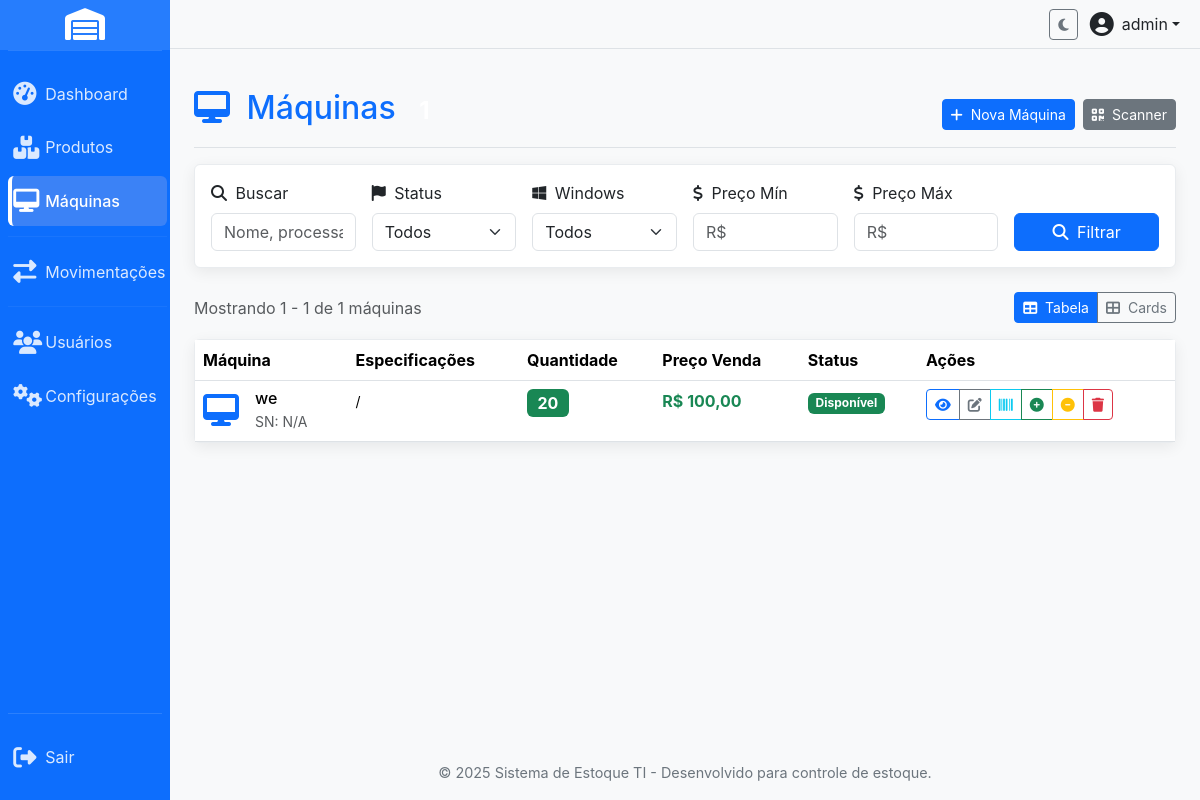
Before: /ready_machines.php (signed in) with the older database file.
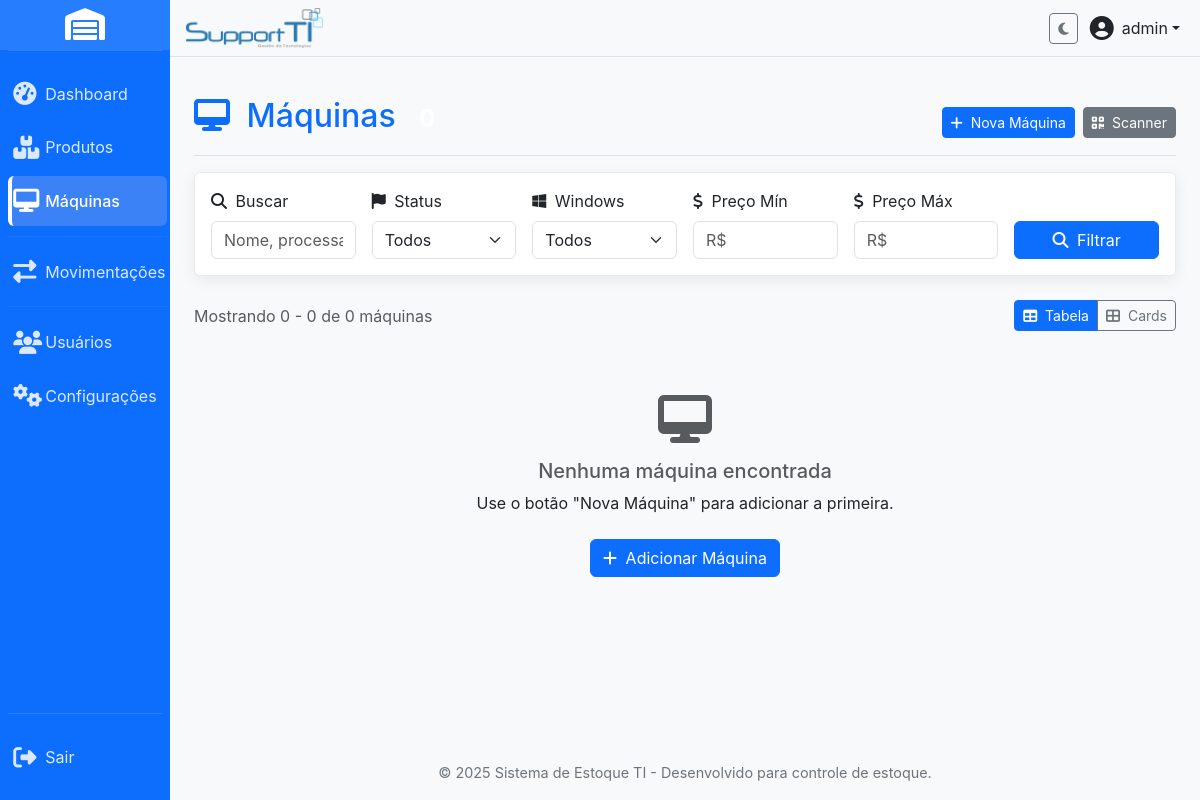
After: the same page with the newer database file.
### tables this page shows
CREATE TABLE IF NOT EXISTS `ready_machines` (
  `id` int(11) NOT NULL AUTO_INCREMENT,
  `name` varchar(255) NOT NULL,
  `description` text DEFAULT NULL,
  `category_id` int(11) DEFAULT NULL,
  `processor` varchar(255) DEFAULT NULL,
  `memory` varchar(255) DEFAULT NULL,
  `storage` varchar(255) DEFAULT NULL,
  `graphics` varchar(255) DEFAULT NULL,
  `motherboard` varchar(255) DEFAULT NULL,
  `power_supply` varchar(255) DEFAULT NULL,
  `case_type` varchar(255) DEFAULT NULL,
  `specifications` text DEFAULT NULL,
  `sale_price` decimal(12,2) DEFAULT NULL,
  `cost_price` decimal(12,2) DEFAULT NULL,
  `serial_number` varchar(100) DEFAULT NULL,
  `barcode` varchar(100) DEFAULT NULL,
  `qr_code` varchar(100) DEFAULT NULL,
  `quantity` int(11) NOT NULL DEFAULT 1,
  `status` varchar(50) DEFAULT 'available',
  `location` varchar(100) DEFAULT NULL,
  `image` varchar(255) DEFAULT NULL,
  `notes` text DEFAULT NULL,
  `windows_10_compatible` tinyint(1) DEFAULT 0,
  `windows_11_compatible` tinyint(1) DEFAULT 0,
  `created_at` timestamp NOT NULL DEFAULT current_timestamp(),
  `updated_at` timestamp NOT NULL DEFAULT current_timestamp() ON UPDATE current_timestamp(),
  PRIMARY KEY (`id`),
  UNIQUE KEY `serial_number` (`serial_number`),
  UNIQUE KEY `barcode` (`barcode`),
  UNIQUE KEY `qr_code` (`qr_code`),
  KEY `fk_machine_category` (`category_id`)
);

### config.php (called while the page is built, shortened)
<?php
function getConnection() {
    static $pdo = null;
    if ($pdo === null) {
        try {
            $dsn = "mysql:host=" . DB_HOST . ";dbname=" . DB_NAME . ";charset=" . DB_CHARSET;
            $options = [
                PDO::ATTR_ERRMODE            => PDO::ERRMODE_EXCEPTION,
                PDO::ATTR_DEFAULT_FETCH_MODE => PDO::FETCH_ASSOC,
                PDO::ATTR_EMULATE_PREPARES   => false,
            ];
            $pdo = new PDO($dsn, DB_USER, DB_PASS, $options);
        } catch (PDOException $e) {
            error_log("Erro de conexão com o banco de dados: " . $e->getMessage());
            die("Erro de conexão com o banco de dados. Verifique as configurações em config.php e se o serviço MySQL está em execução.");
        }
    }
    return $pdo;
}
$system_settings_defaults = [
    "system_name" => "Sistema de Estoque TI",
    "company_name" => "Sua Empresa",
    "company_slogan" => "Controle total do seu estoque",
    "theme_color" => "blue",
];
try {
    $pdo = getConnection();
    $pdo->exec("CREATE TABLE IF NOT EXISTS system_settings (
        id INT AUTO_INCREMENT PRIMARY KEY,
        setting_key VARCHAR(100) UNIQUE NOT NULL,
        setting_value TEXT
    )");
    $stmt = $pdo->query("SELECT setting_key, setting_value FROM system_settings");
    $db_settings = $stmt->fetchAll(PDO::FETCH_KEY_PAIR);
    $system_settings = array_merge($system_settings_defaults, $db_settings);
} catch (PDOException $e) {
    error_log("Erro ao carregar configurações do banco: " . $e->getMessage());
    $system_settings = $system_settings_defaults;
}
function isLoggedIn() {
    return isset($_SESSION["user_id"]) && !empty($_SESSION["user_id"]);
}
?>

### ready_machines.php (the view, shortened to what the changed rows need)
<?php
require_once 'config.php';
$view_mode = $_GET['view'] ?? 'table';
$page = max(1, intval($_GET['page'] ?? 1));
$per_page = 20;
$offset = ($page - 1) * $per_page;
$where_conditions = [];
$params = [];
$where_clause = !empty($where_conditions) ? 'WHERE ' . implode(' AND ', $where_conditions) : '';
try {
    $pdo = getConnection();
    $count_sql = "SELECT COUNT(*) as total FROM ready_machines $where_clause";
    $count_stmt = $pdo->prepare($count_sql);
    $count_stmt->execute($params);
    $total_machines = $count_stmt->fetch()['total'];
    $sql = "SELECT * FROM ready_machines $where_clause ORDER BY created_at DESC LIMIT $per_page OFFSET $offset";
    $stmt = $pdo->prepare($sql);
    $stmt->execute($params);
    $machines = $stmt->fetchAll();
} catch (PDOException $e) {
    error_log("Erro ao buscar máquinas: " . $e->getMessage());
    $machines = [];
    $total_machines = 0;
    $total_pages = 0;
}
function getMachineStatusBadgeClass($status) { $classes = ['available' => 'bg-success', 'sold' => 'bg-secondary', 'reserved' => 'bg-warning text-dark', 'maintenance' => 'bg-info text-dark', 'testing' => 'bg-primary', 'removed' => 'bg-danger']; return $classes[$status] ?? 'bg-secondary'; }
function getMachineStatusText($status) { $texts = ['available' => 'Disponível', 'sold' => 'Vendida/Esgotada', 'reserved' => 'Reservada', 'maintenance' => 'Manutenção', 'testing' => 'Em Teste', 'removed' => 'Removida']; return $texts[$status] ?? ucfirst($status); }
function getQuantityBadgeClass($quantity) { if ($quantity <= 0) return 'bg-danger'; if ($quantity < 3) return 'bg-warning text-dark'; return 'bg-success'; }
?>
<?php include 'includes/header.php'; ?>
<div class="d-flex justify-content-between flex-wrap flex-md-nowrap align-items-center pt-3 pb-2 mb-3 border-bottom">
    <h1 class="h2 text-primary-custom"><i class="fas fa-desktop me-2"></i> Máquinas<span class="badge badge-custom-secondary ms-2"><?php echo number_format($total_machines); ?></span></h1>
</div>
<div class="d-flex justify-content-between align-items-center mb-3">
    <div><span class="text-muted">Mostrando <?php echo min($offset + 1, $total_machines); ?> - <?php echo min($offset + $per_page, $total_machines); ?> de <?php echo number_format($total_machines); ?> máquinas</span></div>
</div>
<?php if (empty($machines)): ?>
    <div class="text-center py-5">
        <i class="fas fa-desktop fa-3x text-muted mb-3"></i>
        <h5 class="text-muted">Nenhuma máquina encontrada</h5>
        <p>Use o botão "Nova Máquina" para adicionar a primeira.</p>
        <a href="add_machine.php" class="btn btn-primary-custom mt-2"><i class="fas fa-plus me-1"></i> Adicionar Máquina</a>
    </div>
<?php else: ?>
    <?php if ($view_mode === 'table'): ?>
        <div class="card card-custom">
            <div class="card-body p-0">
                <div class="table-responsive">
                    <table class="table table-hover mb-0">
                        <thead class="table-header-custom">
                            <tr><th>Máquina</th><th>Especificações</th><th>Quantidade</th><th>Preço Venda</th><th>Status</th><th>Ações</th></tr>
                        </thead>
                        <tbody>
                        <?php foreach ($machines as $machine): ?>
                            <tr>
                                <td>
                                    <div class="d-flex align-items-center">
                                        <div class="machine-icon me-3"><i class="fas fa-desktop fa-2x text-primary-custom"></i></div>
                                        <div>
                                            <h6 class="mb-0"><?php echo htmlspecialchars($machine['name']); ?></h6>
                                            <small class="text-muted">SN: <?php echo htmlspecialchars($machine['serial_number'] ?: 'N/A'); ?></small>
                                        </div>
                                    </div>
                                </td>
                                <td><small><?php echo htmlspecialchars($machine['processor'] . ' / ' . $machine['memory']); ?></small></td>
                                <td><span class="badge <?php echo getQuantityBadgeClass($machine['quantity']); ?> fs-6"><?php echo $machine['quantity']; ?></span></td>
                                <td><?php if ($machine['sale_price']): ?><strong class="text-success">R$ <?php echo number_format($machine['sale_price'], 2, ',', '.'); ?></strong><?php else: ?><span class="text-muted">-</span><?php endif; ?></td>
                                <td><span class="badge <?php echo getMachineStatusBadgeClass($machine['status']); ?>"><?php echo getMachineStatusText($machine['status']); ?></span></td>
                                <td>
                                    <div class="btn-group btn-group-sm">
                                        <button type="button" class="btn btn-outline-primary" onclick="openActionModal('view_machine.php?id=<?php echo $machine['id']; ?>&modal=true', 'Visualizar: <?php echo htmlspecialchars(addslashes($machine['name'])); ?>')" title="Visualizar"><i class="fas fa-eye"></i></button>
                                        <button type="button" class="btn btn-outline-secondary" onclick="openActionModal('edit_machine.php?id=<?php echo $machine['id']; ?>&modal=true', 'Editar: <?php echo htmlspecialchars(addslashes($machine['name'])); ?>')" title="Editar"><i class="fas fa-edit"></i></button>
                                        <a href="barcode_print.php?code=<?php echo htmlspecialchars($machine['barcode'] ?: $machine['serial_number'] ?: 'M'.$machine['id']); ?>" class="btn btn-outline-info" data-bs-toggle="tooltip" title="Imprimir Código de Barras" target="_blank"><i class="fas fa-barcode"></i></a>
                                        <button type="button" class="btn btn-outline-success" onclick="openMachineStockInModal(<?php echo $machine['id']; ?>, '<?php echo htmlspecialchars(addslashes($machine['name'])); ?>')" title="Dar Entrada"><i class="fas fa-plus-circle"></i></button>
                                        <button type="button" class="btn btn-outline-warning" onclick="openActionModal('machine_stock_out.php?id=<?php echo $machine['id']; ?>', 'Dar Baixa: <?php echo htmlspecialchars(addslashes($machine['name'])); ?>')" title="Dar Baixa" <?php echo $machine['quantity'] <= 0 ? 'disabled' : ''; ?>><i class="fas fa-minus-circle"></i></button>
                                        <button type="button" class="btn btn-outline-danger" onclick="openDeleteModal('machine', <?php echo $machine['id']; ?>, '<?php echo htmlspecialchars(addslashes($machine['name'])); ?>')" title="Excluir"><i class="fas fa-trash"></i></button>
                                    </div>
                                </td>
                            </tr>
                        <?php endforeach; ?>
                        </tbody>
                    </table>
                </div>
            </div>
        </div>
    <?php endif; ?>
<?php endif; ?>
<?php include 'includes/footer.php'; ?>

### includes/header.php (shortened to what the changed rows need)
<?php
require_once 'config.php';
$current_theme = $system_settings["theme_color"] ?? "light";
if (isLoggedIn()) {
    $user_id = $_SESSION["user_id"];
    try {
        $pdo = getConnection();
        $stmt = $pdo->prepare("SELECT setting_value FROM system_settings WHERE setting_key = ?");
        $stmt->execute(["user_theme_{$user_id}"]);
        $user_theme_preference = $stmt->fetchColumn();
        if ($user_theme_preference) {
            $current_theme = $user_theme_preference;
        }
    } catch (PDOException $e) {
        error_log("Erro ao carregar preferência de tema do usuário: " . $e->getMessage());
    }
}
$logo_path = $system_settings['company_logo'] ?? '';
?>
<!DOCTYPE html>
<html lang="pt-BR">
<head>
    <link href="css/bootstrap.min.css" rel="stylesheet">
    <link href="css/themes.css" rel="stylesheet">
    <link href="https://cdnjs.cloudflare.com/ajax/libs/font-awesome/6.4.0/css/all.min.css" rel="stylesheet">
    <link href="css/custom.css" rel="stylesheet">
</head>
<body class="theme-<?php echo htmlspecialchars($current_theme); ?>">
<div class="wrapper">
    <div id="main-content-wrapper" class="d-flex flex-column flex-grow-1">
        <?php if (isLoggedIn() && !isset($hide_sidebar)): ?>
        <header class="d-flex align-items-center py-2 px-3 border-bottom bg-light no-print">
            <ul class="navbar-nav d-flex flex-row align-items-center w-100">
                <li class="nav-item">
                    <a href="dashboard.php" class="navbar-brand-logo">
                        <?php if (!empty($logo_path) && file_exists($logo_path)): ?>
                            <img src="<?php echo htmlspecialchars($logo_path); ?>?v=<?php echo time(); ?>" alt="Logo da Empresa">
                        <?php endif; ?>
                    </a>
                </li>
            </ul>
        </header>
        <?php endif; ?>
        <main class="p-3 p-md-4 flex-grow-1">

Changed rows visible on the page:
removed ready_machines: name "we", serial_number "N/A", processor+memory "/", quantity "20", sale_price "100,00", status "Disponível"
Other visible differences:
min($offset + 1, $total_machines): "1" → "0"
min($offset + $per_page, $total_machines): "1" → "0"
$total_machines: "1" → "0"
text no longer shown: "Máquina Especificações Quantidade Preço Venda Status Ações"
text now shown: "Nenhuma máquina encontrada Use o botão \"Nova Máquina\" para adicionar a primeira. Adicionar Máquina"
